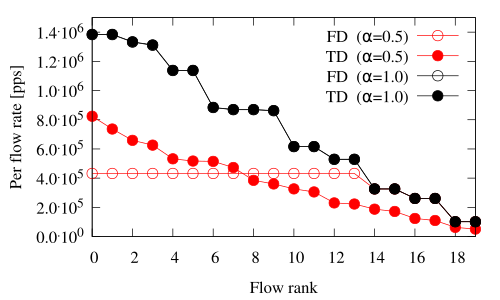

Reproduce this figure in gnuplot.
#! xgp DATA/fair-drop_bell64_turbo_0.1.dat DATA/fair-drop_bell64_turbo_0.2.dat DATA/fair-drop_bell64_turbo_0.3.dat DATA/fair-drop_bell64_turbo_0.4.dat DATA/fair-drop_bell64_turbo_0.5.dat DATA/fair-drop_bell64_turbo_0.6.dat DATA/fair-drop_bell64_turbo_0.7.dat DATA/fair-drop_bell64_turbo_0.8.dat DATA/fair-drop_bell64_turbo_0.9.dat DATA/fair-drop_bell64_turbo_1.0.dat DATA/fair-drop_bell64_turbo_fifo_0.1.dat DATA/fair-drop_bell64_turbo_fifo_0.2.dat DATA/fair-drop_bell64_turbo_fifo_0.3.dat DATA/fair-drop_bell64_turbo_fifo_0.4.dat DATA/fair-drop_bell64_turbo_fifo_0.5.dat DATA/fair-drop_bell64_turbo_fifo_0.6.dat DATA/fair-drop_bell64_turbo_fifo_0.7.dat DATA/fair-drop_bell64_turbo_fifo_0.8.dat DATA/fair-drop_bell64_turbo_fifo_0.9.dat DATA/fair-drop_bell64_turbo_fifo_1.0.dat 2:1
# Created the Tue Jul 11 16:30:25 CEST 2017 with:
#   ____________________________
#  /                            \
# /        xgp        __________/
# \__________________/.:nonsns:.
#
 
#-------------------------------------
# SHAPES:
# (c)ircle  (t)riangle (i)nv.tri.
#           (d)iamond  (s)quare
# FILLING:
# (f)illed  (o)paque  (e)mpty (default)
#-------------------------------------
   s=4  ; es=s  ; fs=s+1 ; os=s+66
   c=6  ; ec=c  ; fc=c+1 ; oc=os+1
   t=8  ; et=t  ; ft=t+1 ; ot=oc+1
   i=10 ; ei=i  ; fi=i+1 ; oi=ot+1
   d=12 ; ed=d  ; fd=d+1 ; od=oi+1
   p=14 ; ep=p  ; fp=p+1 ; op=od+1
#-------------------------------------
#  e.g.:  
#  empty circles vs filled squares
#  plot "file" u 1:3 w p pt ec, 
#           "" u 1:4 w lp pt fs
#-------------------------------------

#Happy gnuplotting

set out "figure4_otcs.pdf"
set term pdf font "Times,18"
set pointsize 1.25

set key top righ
set ylabel "Per flow rate [pps]"
set xlabel "Flow rank"
set format y "%.1t^.10^%T"
set ytics 200000
set yran [0:1500000]
set xrange [0:19]
min(a,b)=a<b?a:b

plot \
'./../results/FAIRDROP_BW_MULTICORE_0.5/flow_pps.dat'    	u ($0):1   	t 'FD  ({/Symbol a}=0.5)'  	w  lp pt ec lc rgb "red", \
'./../results/TAILDROP_BW_MULTICORE_0.5/flow_pps.dat'	u ($0):1   	t 'TD  ({/Symbol a}=0.5)'	w  lp pt fc lc rgb "red", \
'./../results/FAIRDROP_BW_MULTICORE_1.0/flow_pps.dat'   		u ($0):1   	t 'FD  ({/Symbol a}=1.0)'  	w  lp pt ec lc rgb "black", \
'./../results/TAILDROP_BW_MULTICORE_1.0/flow_pps.dat'	u ($0):1   	t 'TD  ({/Symbol a}=1.0)'	w  lp pt fc lc rgb "black"

#'./../results/FAIRDROP_BW_MULTICORE_0.9/flow_pps.dat'       u ($0):1    t 'FD  ({/Symbol a}=0.9)'   w  lp pt ec lc rgb "blue", \
#'./../results/TAILDROP_BW_MULTICORE_0.9/flow_pps.dat'   u ($0):1    t 'TD  ({/Symbol a}=0.9)'   w  lp pt fc lc rgb "blue", \
